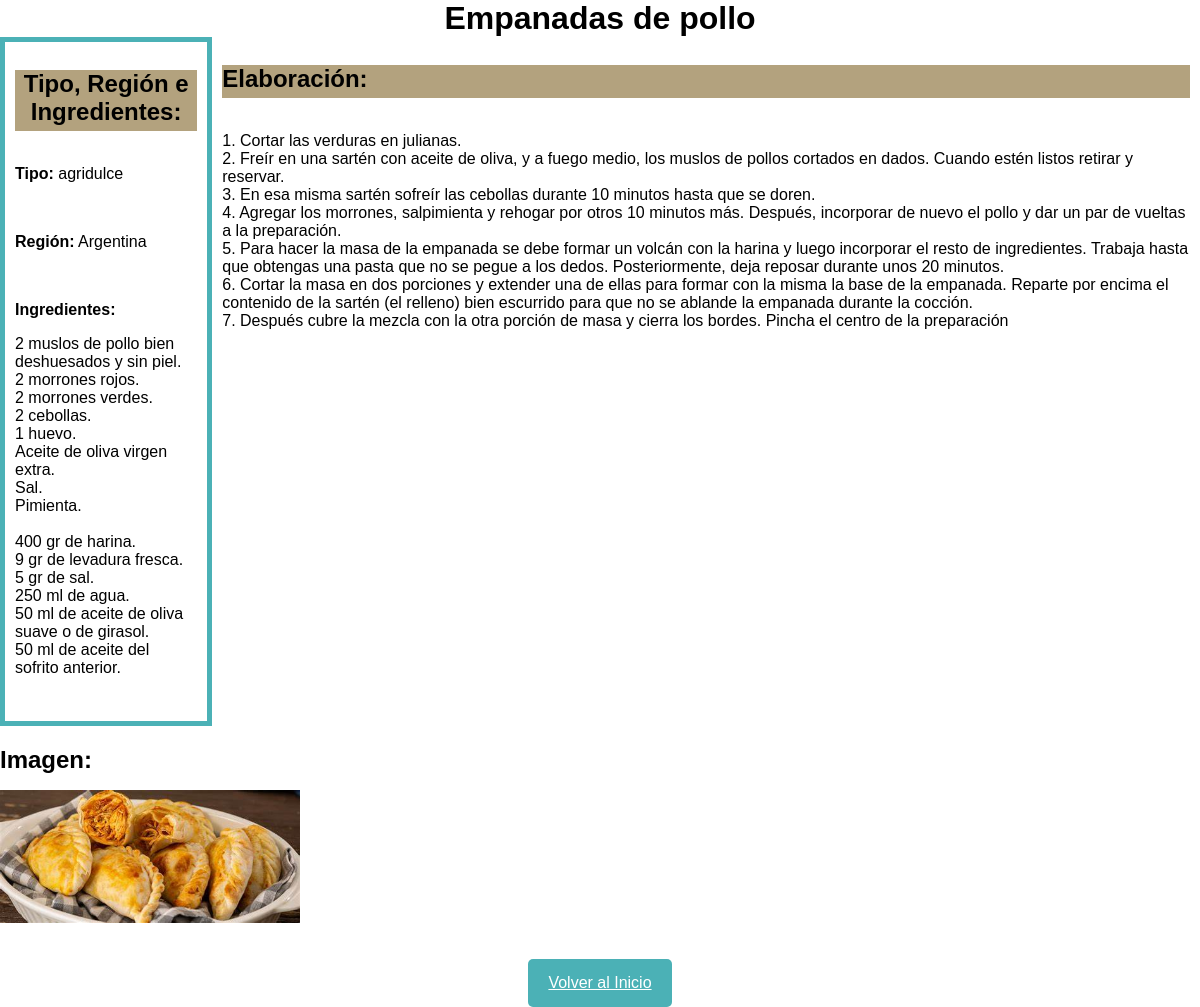
Screenshot of /recetas/leer_uno_r.php?id=5 with the database file from the repository.
### tables this page shows
CREATE TABLE `recetas` (
  `id_r` int(11) NOT NULL,
  `nombre_r` varchar(30) DEFAULT NULL,
  `ingredientes` varchar(1000) DEFAULT NULL,
  `elaboracion` varchar(5000) DEFAULT NULL,
  `imagen` varchar(512) DEFAULT NULL,
  `id_tipo` int(11) DEFAULT NULL,
  `id_region` int(11) NOT NULL,
  `usuario` varchar(40) NOT NULL
);

CREATE TABLE `tipos` (
  `id_tipo` int(11) NOT NULL,
  `nombre_t` varchar(30) DEFAULT NULL
);

CREATE TABLE `region` (
  `id_region` int(11) NOT NULL,
  `pais` varchar(30) DEFAULT NULL
);

### recetas/leer_uno_r.php (the view, shortened to what this page needs)
<!DOCTYPE HTML>
<html>
<head>
    <link rel="stylesheet" href="../css/estilo.css">
</head>
<body>
        <?php
            $id=isset($_GET['id']) ? $_GET['id'] : die('ERROR: El ID de la receta no se encuentra.');
            include '..\Configuracion/bd_r.php';
            try {
                $consulta = "SELECT recetas.*, tipos.nombre_t, region.pais, recetas.nombre_r, recetas.ingredientes, recetas.elaboracion FROM recetas
                INNER JOIN tipos ON recetas.id_tipo = tipos.id_tipo INNER JOIN region on recetas.id_region = region.id_region WHERE recetas.id_r =  ? LIMIT 0,1";
                $sentencia = $con->prepare( $consulta);
                $sentencia->bindParam(1, $id);
                $sentencia->execute();
                $fila = $sentencia->fetch(PDO::FETCH_ASSOC);
                $nombre_r = $fila['nombre_r'];
                $ingredientes = $fila['ingredientes'];
                $elaboracion = $fila['elaboracion'];
                $tipo = $fila['nombre_t'];
                $region = $fila['pais'];
                $imagen = htmlspecialchars($fila['imagen'], ENT_QUOTES);
            }
            catch(PDOException $exception){
                die('ERROR: ' . $exception->getMessage());
            }
        ?>
        <div class="contenedor">
        <div class="encabezado-pagina">
            <h1><?php echo htmlspecialchars($nombre_r, ENT_QUOTES); ?></h1>
        </div>
        <div class="contenedor-datos">
             <div class="datos-receta">
                <h2>Tipo, Región e Ingredientes:</h2>
                <p><strong>Tipo:</strong> <?php echo htmlspecialchars($tipo, ENT_QUOTES); ?></p>
                <p><strong>Región:</strong> <?php echo htmlspecialchars($region, ENT_QUOTES); ?></p>
                <p><strong>Ingredientes:</strong></p> <p><?php echo htmlspecialchars($ingredientes, ENT_QUOTES); ?></p>
            </div>
            <div class="elaboracion">
                <h2>Elaboración:</h2>
                <p><?php echo htmlspecialchars($elaboracion, ENT_QUOTES); ?></p>
            </div>
        </div>
        <div class="pie1">
            <h2>Imagen:</h2>
            <p>
                <?php echo $imagen ? "<img src='cargas/{$imagen}' style='width:300px;'/>" : "No se encontró imagen."; ?>
            </p>
        </div>
        <div class="pie">
            <a href='../index.php' class='boton-peligro'>Volver al Inicio</a>
        </div>
    </div>
</body>
</html>

### css/estilo.css (style rules this page uses)
* { box-sizing: border-box; font-family: Verdana, Geneva, Tahoma, sans-serif; }
body { font-family: Verdana, Geneva, Tahoma, sans-serif; margin:0; }
h1,h2,h3, h4, h5, h6 { margin: 0; }
.contenedor { width: 100%; margin: auto; }
img { display: block; width:100%; max-width: 100%; }
.encabezado-pagina { text-align: center; }
.datos-receta { padding: 10px; margin-bottom: 20px; white-space: pre-line; border: 5px solid #4bb1b6; }
.datos-receta h2 { margin-top: 0; padding-bottom: 5px; background-color: #B3A27E; text-align: center; }
.contenedor-datos { display: flex; flex-direction: row; justify-content: space-between; }
.elaboracion { padding: 10px; margin-bottom: 20px; white-space: pre-line; }
.elaboracion h2 { margin-top: 0; padding-bottom: 5px; background-color: #B3A27E; color: bold; }
.pie { text-align: center; }
.boton-peligro { display: inline-block; padding: 10px 20px; font-family: inherit; margin-top: 20px; padding: 15px 20px; border: none; outline: none; color: white; border-radius: 5px; background-color:#4bb1b6; cursor: pointer; }

### rows the page displays
recetas: nombre_r "Empanadas de pollo", id_tipo.nombre_t "agridulce", id_region.pais "Argentina", ingredientes "2 muslos de pollo bien deshuesados y sin piel. 2 morrones rojos. 2 morrones verdes. 2 cebollas. 1 huevo. Aceite de oliva virgen extra. Sal. Pimienta. 400 gr de harina. 9 gr de levadura fresca. 5 gr de sal. 250 ml de agua. 50 ml de aceite de oliva suave o de girasol. 50 ml de aceite del sofrito anterior.", elaboracion "1. Cortar las verduras en julianas. 2. Freír en una sartén con aceite de oliva, y a fuego medio, los muslos de pollos cortados en dados. Cuando estén listos retirar y reservar. 3. En esa misma sartén sofreír las cebollas durante 10 minutos hasta que se doren. 4. Agregar los morrones, salpimienta y rehogar por otros 10 minutos más. Después, incorporar de nuevo el pollo y dar un par de vueltas a la preparación. 5. Para hacer la masa de la empanada se debe formar un volcán con la harina y luego incorporar el resto de ingredientes. Trabaja hasta que obtengas una pasta que no se pegue a los dedos. Posteriormente, deja reposar durante unos 20 minutos. 6. Cortar la masa en dos porciones y extender…", imagen (picture)
